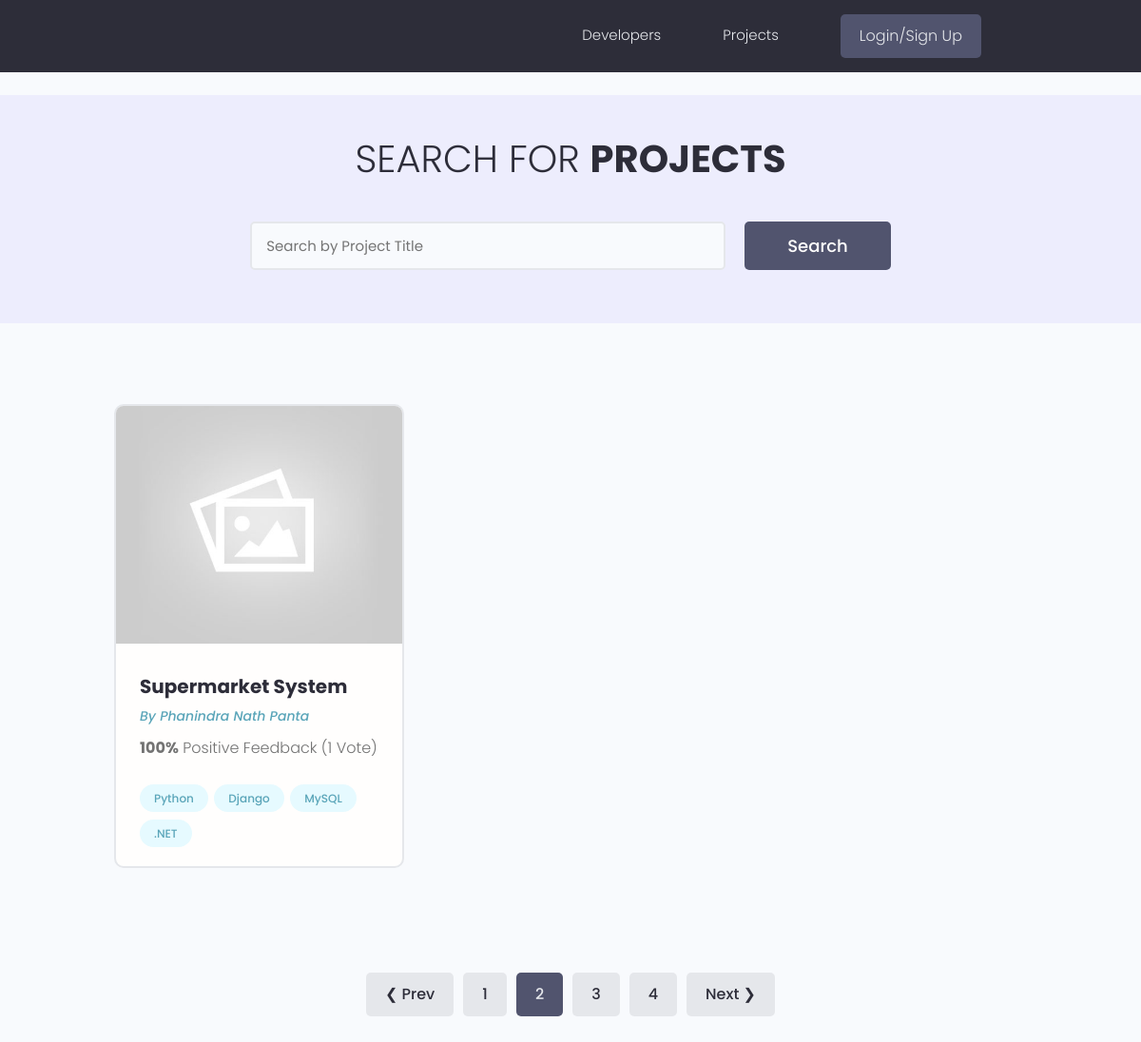
Screenshot of /projects/?page=2 with the database file from the repository.
### projects/models.py (models this page shows, shortened)
class Project(models.Model):
    owner = models.ForeignKey(Profile, null=True, blank=True, on_delete=models.SET_NULL)
    title = models.CharField(max_length=200)
    description = models.TextField(null=True, blank=True)
    featured_image = models.ImageField(null=True, blank=True, default="default.jpg")
    demo_link = models.CharField(max_length=2000, null=True, blank=True)
    source_link = models.CharField(max_length=2000, null=True, blank=True)
    tags = models.ManyToManyField('Tag', blank=True)
    vote_total = models.IntegerField(default=0, null=True, blank=True)
    vote_ratio = models.IntegerField(default=0, null=True, blank=True)
    created = models.DateTimeField(auto_now_add=True)
    id = models.UUIDField(default=uuid.uuid4, unique=True, primary_key=True, editable=False)
    class Meta:
        ordering = ['-vote_ratio', '-vote_total']

class Tag(models.Model):
    name = models.CharField(max_length=200)
    created = models.DateTimeField(auto_now_add=True)
    id = models.UUIDField(default=uuid.uuid4, unique=True, editable=False, primary_key=True, )
    def __str__(self):
        return self.name

### users/models.py (models this page shows, shortened)
class Profile(models.Model):
    user = models.OneToOneField(User, on_delete=models.CASCADE, null=True, blank=True)
    name = models.CharField(max_length=200, blank=True, null=True)
    email = models.EmailField(max_length=500, blank=True, null=True)
    username = models.CharField(max_length=200, null=True, blank=True)
    location = models.CharField(max_length=200, null=True, blank=True)
    short_intro = models.CharField(max_length=400, blank=True, null=True)
    bio = models.TextField(blank=True, null=True)
    profile_image = models.ImageField(null=True, blank=True, upload_to='profiles/', default='profiles/user-default.png')
    social_github = models.CharField(max_length=200, blank=True, null=True)
    social_twitter = models.CharField(max_length=200, blank=True, null=True)
    social_linkedin = models.CharField(max_length=200, blank=True, null=True)
    social_website = models.CharField(max_length=200, blank=True, null=True)
    social_youtube = models.CharField(max_length=200, blank=True, null=True)
    created = models.DateTimeField(auto_now_add=True)
    id = models.UUIDField(default=uuid.uuid4, unique=True, editable=False, primary_key=True)

### projects/views.py (the view)
# urls.py: path('projects/', include('projects.urls')),
def projects(request):
    projects , search_query = searchProjects(request)
    custom_range, projects = paginateProjects(request, projects, 1)
    context = {
        'projects' : projects,
        'search_query' : search_query,
        'custom_range' : custom_range
    }
    return render(request, 'projects/projects.html', context)

### projects/utils.py (called while the page is built)
def paginateProjects(request, projects, results):
    page = request.GET.get('page')
    paginator = Paginator(projects, results)
    try:
        projects = paginator.page(page)
    except PageNotAnInteger:
        page = 1
        projects = paginator.page(page)
    except EmptyPage:
        page = paginator.num_pages
        projects = paginator.page(page)
    leftIndex = (int(page) - 4)
    if leftIndex < 1:
        leftIndex = 1
    rightIndex = (int(page) + 5)
    if rightIndex > paginator.num_pages:
        rightIndex = paginator.num_pages + 1
    custom_range = range(leftIndex, rightIndex)
    return custom_range, projects

def searchProjects(request):
    search_query = ''
    if request.GET.get('search_query'):
        search_query = request.GET.get('search_query')
    tags = Tag.objects.filter(name__icontains=search_query)
    projects = Project.objects.distinct().filter(
        Q(title__icontains=search_query) |
        Q(description__icontains=search_query) |
        Q(owner__name__icontains=search_query) |
        Q(tags__in=tags)
    )
    return projects, search_query

### projects/templates/projects/projects.html (shortened to what this page needs)
{% extends 'main.html' %}
{% block content %}
<main class="projects">
    <section class="hero-section text-center">
        <div class="container container--narrow">
            <div class="hero-section__box">
                <h2>Search for <span>Projects</span></h2>
            </div>
            <div class="hero-section__search">
                <form id="searchForm" class="form" action="{% url 'projects' %}" method="get">
                    <div class="form__field">
                        <input class="input input--text" id="formInput#search" type="text" name="search_query"
                        value="{{ search_query }}" placeholder="Search by Project Title" />
                    </div>
                    <input class="btn btn--sub btn--lg" type="submit" value="Search" />
                </form>
            </div>
        </div>
    </section>
    <section class="projectsList">
        <div class="container">
            <div class="grid grid--three">
                {% for project in projects %}
                    <div class="column">
                        <div class="card project">
                            <a href="{% url 'project' project.id %}" class="project">
                            <img class="project__thumbnail" src="{{ project.featured_image.url }}" alt="project thumbnail" />
                            <div class="card__body">
                                <h3 class="project__title">{{ project.title }}</h3>
                                <p><a class="project__author" href="{% url 'user-profile' project.owner.id %}">By {{ project.owner.name }}</a></p>
                                <p class="project--rating">
                                <span style="font-weight: bold;">{{ project.vote_ratio }}%</span> Positive
                                Feedback ({{ project.vote_total }} Vote{{ project.vote_total|pluralize:"s" }})
                                </p>
                                <div class="project__tags">
                                    {% for tag in project.tags.all %}
                                        <span class="tag tag--pill tag--main">
                                            <small>{{ tag }}</small>
                                        </span>
                                    {% endfor %}
                                </div>
                            </div>
                            </a>
                        </div>
                    </div>
                {% endfor %}
            </div>
        </div>
    </section>
    {% include 'pagination.html' with queryset=projects custom_range=custom_range %}
</main>
{% endblock content%}

### static/styles/app.css (style rules this page uses)
:root { --color-sub: #2d2d39; }
.btn--sub { background-color: var(--color-sub-light); }
.card { border: 2px solid var(--color-light); }
img { width: 100%; }
.hero-section { height: 40vh; display: flex; align-items: center; background-color: var(--color-sub); }
.hero-section__box { margin-bottom: 4rem; }
.hero-section__box > h2, .hero-section__box > h2 > span { font-size: 4rem; color: var(--color-light); line-height: 1.3; text-transform: uppercase; }
.hero-section__box > h2 { font-weight: 300; }
.hero-section__box > h2 > span { font-weight: 700; }
.hero-section__search > .form { display: flex; align-items: center; justify-content: center; gap: 2rem; }
.hero-section__search > .form input.input--text { width: 50rem; }
.project__author { font-size: 1.4rem; font-style: italic; }
.project--rating { margin-bottom: 1.6em; margin-top: .5em; }
.projects > .hero-section { background: var(--color-sub-lighter); height: 30vh; }
.projects .hero-section__box { margin-bottom: 2.5rem; }
.projects .hero-section__box > h2 { color: var(--color-sub); }
.projects .hero-section__box > h2 > span { font-weight: 700; color: var(--color-sub); }
.projectsList { margin-top: 8rem; }
.project__thumbnail { height: 25rem; object-fit: cover; object-position: top center; }
.project__title { font-size: 2rem; font-weight: 700; color: var(--color-sub); }

### static/uikit/styles/modules/_variables.css (style rules this page uses)
:root { --color-main: #5aa5b9; --color-main-light: #e6faff; --color-sub: #3f4156; --color-sub-light: #51546e; --color-sub-lighter: #ededfd; --color-text: #737373; --color-gray: #8b8b8b; --color-light: #e5e7eb; --color-light-gray: #767676; --color-bg: #f8fafd; --color-white: #fffefd; --color-white-light: #f3f3f3; --color-success: #359e64; --color-success-bg: #def8e8; --color-error: #fc4b0b; --color-error-bg: #fff2ee; --font-base: 'Poppins', arial, helvetica, 'Segoe UI', roboto, ubuntu, sans-serif; --font-monospace: 'Fira Code', 'Courier New', courier, monospace; --font-regular: 300; --font-medium: 500; --font-bold: 700; --generic-shadow: 1px 1px 5px #00000010; --generic-transition: all 0.3s ease-in-out; }

### static/uikit/styles/modules/_base.css (style rules this page uses)
* { margin: 0; padding: 0; box-sizing: border-box; text-rendering: optimizeLegibility; color: inherit; font-size: inherit; }
html { font-size: 50%; }
@media only screen and (min-width: 480px) { html { font-size: 56.25%; } }
@media only screen and (min-width: 1200px) { html { font-size: 62.5%; } }
body { line-height: 1.6; font-weight: 400; font-size: 1.5rem; color: var(--color-text); background-color: var(--color-bg); min-height: 100vh; }

### static/uikit/styles/modules/_typography.css (style rules this page uses)
* { font-family: var(--font-base); }
h2 { font-size: 3.6rem; font-weight: var(--font-bold); }
h3 { font-size: 3.2rem; font-weight: var(--font-medium); }
p, span, strong { font-size: 1.6rem; color: var(--color-text); font-weight: var(--font-regular); }
a { padding-bottom: 2px; text-decoration: none; display: inline-block; color: var(--color-main); font-weight: var(--font-medium); }

### static/uikit/styles/modules/_utilities.css (style rules this page uses)
.container { width: 92%; max-width: 165rem; margin: 0 auto; box-sizing: border-box; }
.container--narrow { width: 92%; max-width: 120rem; }
@media screen and (min-width: 1000px) { .container { width: 90%; } }
@media screen and (min-width: 1000px) { .container--narrow { width: 85%; } }
@media screen and (min-width: 1200px) { .container { width: 80%; } }
@media screen and (min-width: 1200px) { .container--narrow { width: 72%; } }
.text-center { text-align: center; }

### static/uikit/styles/modules/_button.css (style rules this page uses)
.btn { display: inline-block; position: relative; cursor: pointer; background-color: var(--color-light); font-weight: var(--font-medium); color: var(--color-sub); text-decoration: none; padding: 1rem 2rem; border-radius: 0.5rem; border: none; width: -webkit-fit-content; width: -moz-fit-content; width: fit-content; height: -webkit-fit-content; height: -moz-fit-content; height: fit-content; font-size: 1.6rem; outline-width: 0; outline-color: transparent; -webkit-backface-visibility: hidden; backface-visibility: hidden; transition: all 0.3s ease-in-out; }
.btn--sub { background-color: var(--color-sub); color: var(--color-white); }
.btn--lg { font-size: 1.8rem; padding: 1.2rem 4.5rem; }

### static/uikit/styles/modules/_card.css (style rules this page uses)
.card { border-radius: 1rem; background-color: var(--color-white); border: 1.5px solid var(--color-light); width: auto; height: auto; margin-top: 0.5rem; margin-bottom: 0.5rem; overflow: hidden; }
.card__body, .card__header { padding: 2rem 2.5rem; }

### rows the page displays
Project: featured_image (placeholder picture), title "Supermarket System", owner.name "Phanindra Nath Panta", vote_ratio "100", vote_total "1"
Tag: name "Python"
Tag: name "Django"
Tag: name "MySQL"
Tag: name ".NET"

### other values shown
{{ page }} "1" "3" "4"
{{ page }} "2"
